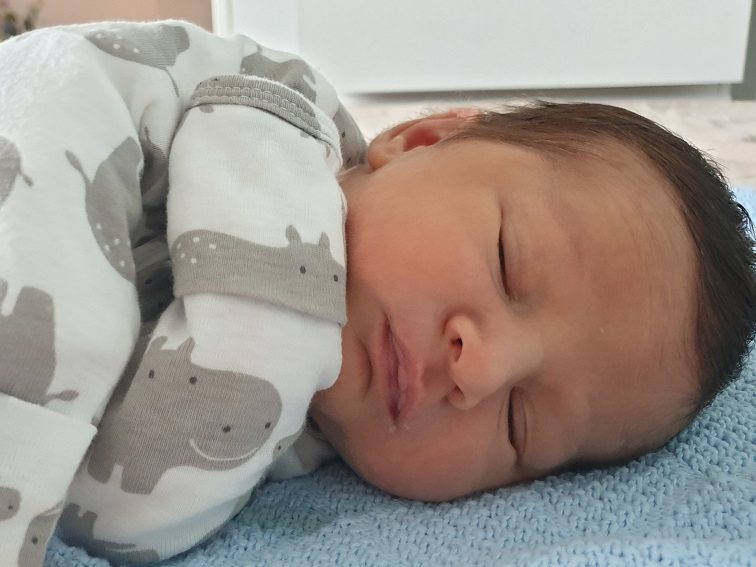
#> input picture baby.jpg, 756 x 567 px
$ python assigment.py
#> lines starting #> are read from the running program, lines starting #| are printed output that depends on the picture; after the words box and inside, x2 and y2 are one past the last pixel; in counts of white or black regions, pixels touching at a corner belong together
import os
import numpy as np
from PIL import Image
import matplotlib.pyplot as plt

# Helper function to display images side by side
def display_images(images, titles, filename):
    plt.figure(figsize=(15, 5))
    for i, (img, title) in enumerate(zip(images, titles)):
        plt.subplot(1, len(images), i + 1)
        plt.imshow(img)
        plt.title(title)
        plt.axis('off')
    plt.tight_layout()
    plt.savefig(filename)
    plt.close()

# Step 1: Print image dimensions and calculate compression rate
img = Image.open("baby.jpg")
#> img is the input picture: PIL image 756x567 RGB; mean R, G, B 156, 146.5, 139
width, height = img.size
#> width = 756; height = 567
print(f"Image Dimensions: {width} x {height} pixels")
#| Image Dimensions: 756 x 567 pixels

# Uncompressed size (RGB, 3 bytes per pixel)
original_size = width * height * 3
#> original_size = 1285956
# Actual file size
compressed_size = os.path.getsize("baby.jpg")
compression_rate = original_size / compressed_size
#> compression_rate = 11.63
print(f"Compression Rate: {compression_rate:.2f}")
#| Compression Rate: 11.63

# Step 2: Brighten the image using Y component
img_ycbcr = img.convert("YCbCr")
#> img_ycbcr: PIL image 756x567 YCbCr; mean of channels 0, 1, 2 148, 122.3, 133
y, cb, cr = img_ycbcr.split()
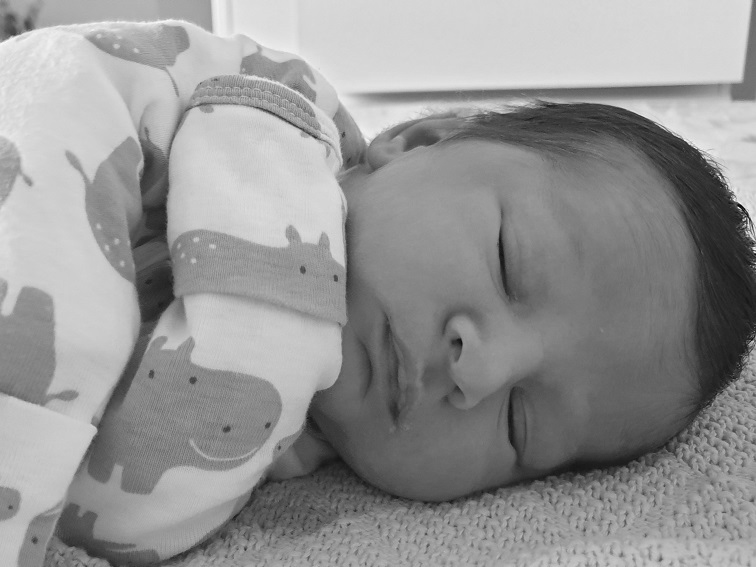
#> y: PIL image 756x567 L; min 5, max 251, mean 148
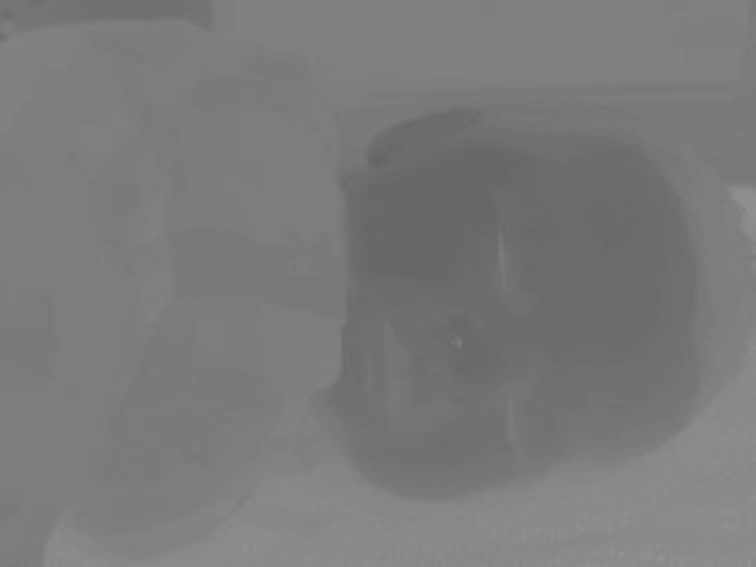
#> cb: PIL image 756x567 L; min 100, max 147, mean 122.3

y_np = np.array(y)
y_np = np.clip(y_np + 50, 0, 255)  # Increase brightness by 50
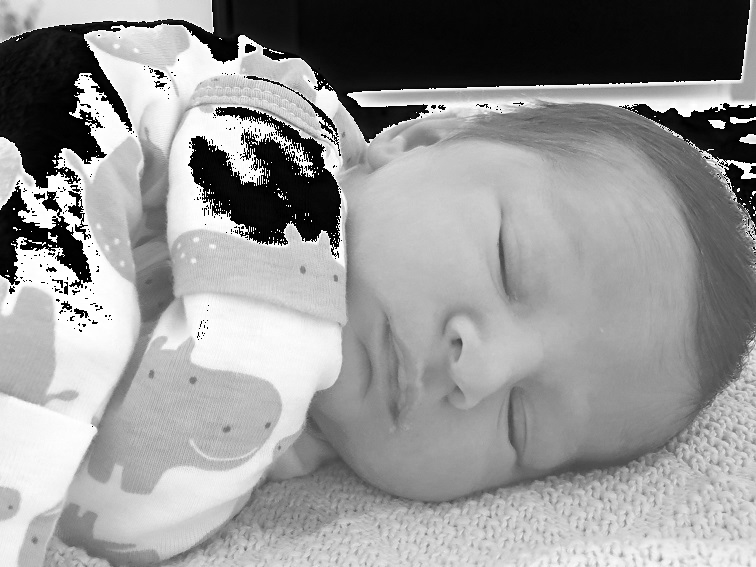
#> y_np: shape (567, 756); min 0, max 255, mean 150.2
y = Image.fromarray(y_np.astype(np.uint8))

img_bright = Image.merge("YCbCr", (y, cb, cr)).convert("RGB")
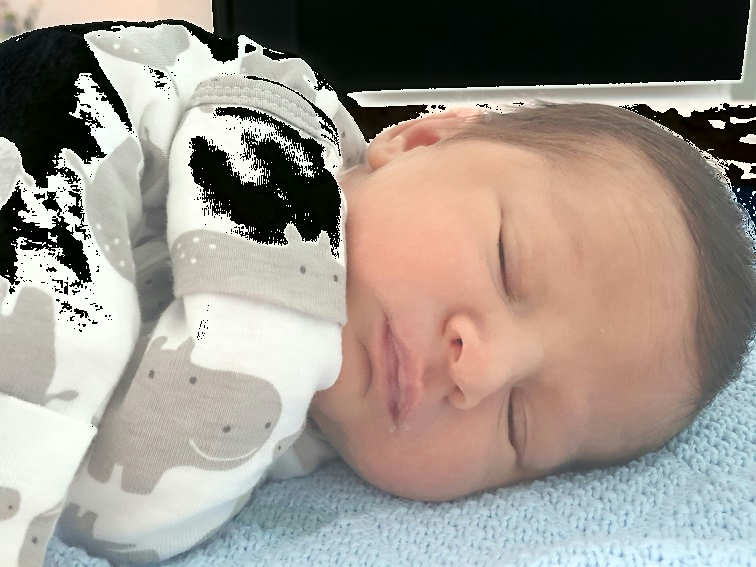
#> img_bright: PIL image 756x567 RGB; mean R, G, B 156.8, 148.1, 139.7
img_bright.save("baby_bright.jpg")

# Step 3: Detect and remove red shades
img_ycbcr = img.convert("YCbCr")
y, cb, cr = img_ycbcr.split()
y_np = np.array(y)
cb_np = np.array(cb)
cr_np = np.array(cr)

# Mask for red tones (Cr between 140 and 180)
mask = (cr_np > 140) & (cr_np < 180)
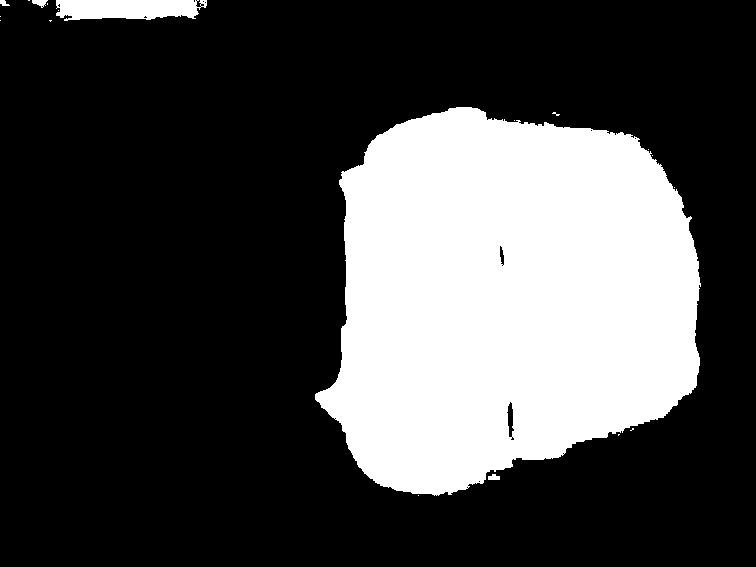
#> mask: shape (567, 756) bool; 27.3% white; 19 white regions (14 under 20 px), largest, box (x1, y1, x2, y2) and area: (315, 107, 701, 496) 114196, (56, 0, 207, 21) 2576, (32, 0, 48, 8) 76, (488, 474, 500, 480) 56, (0, 0, 10, 6) 38
cr_np[mask] = 0
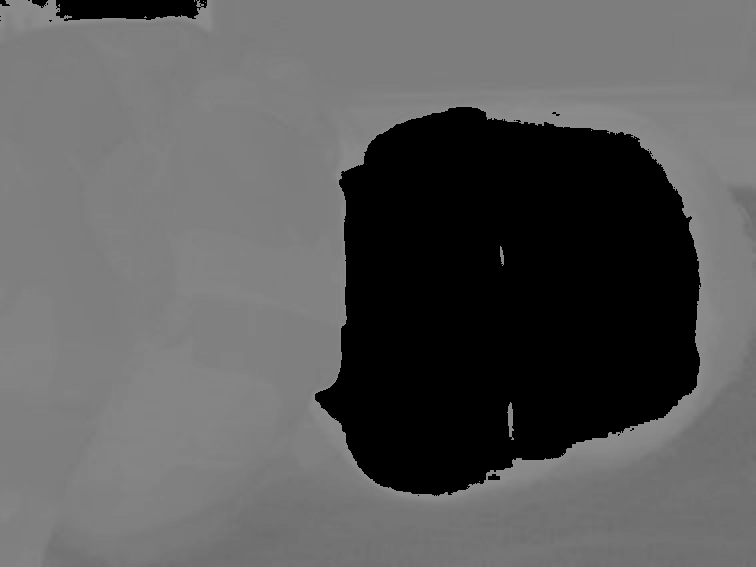
#> cr_np: shape (567, 756); min 0, max 140, mean 91.4

y_img = Image.fromarray(y_np)
cb_img = Image.fromarray(cb_np)
cr_img = Image.fromarray(cr_np)

img_no_red = Image.merge("YCbCr", (y_img, cb_img, cr_img)).convert("RGB")
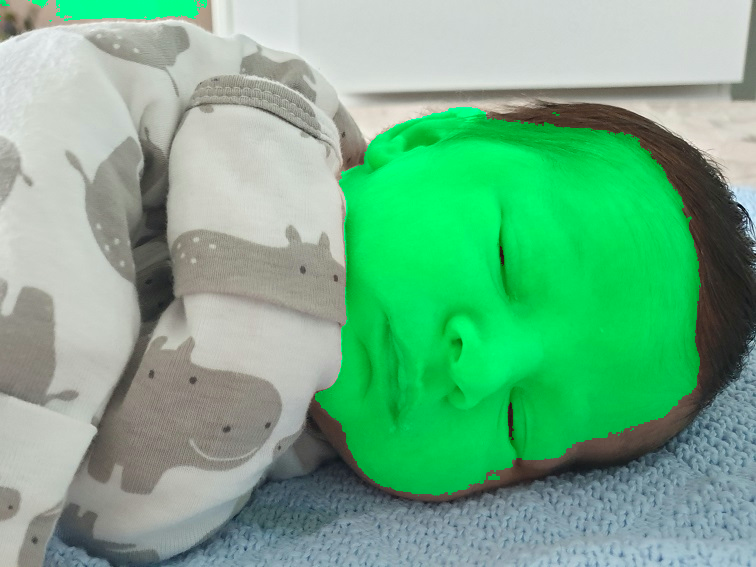
#> img_no_red: PIL image 756x567 RGB; mean R, G, B 113.4, 175.5, 137.3
img_no_red.save("baby_no_red.jpg")

# Step 4: JPEG compression simulation (Cb and Cr downsampling)
cb_small = cb.resize((width // 2, height // 2), Image.BILINEAR)
cr_small = cr.resize((width // 2, height // 2), Image.BILINEAR)

cb_up = cb_small.resize((width, height), Image.BILINEAR)
cr_up = cr_small.resize((width, height), Image.BILINEAR)

img_jpeg_sim = Image.merge("YCbCr", (y, cb_up, cr_up)).convert("RGB")
img_jpeg_sim.save("baby_jpeg_simulated.jpg")

# Step 5: Downsample all components (Y, Cb, Cr)
y_small = y.resize((width // 2, height // 2), Image.BILINEAR)
y_up = y_small.resize((width, height), Image.BILINEAR)

img_all_low = Image.merge("YCbCr", (y_up, cb_up, cr_up)).convert("RGB")
img_all_low.save("baby_all_downsampled.jpg")

# Visualize results: Display all images side by side
images = [img, img_bright, img_no_red, img_jpeg_sim, img_all_low]
titles = ["Original", "Brightened", "Red Tones Removed", "JPEG Simulation", "All Components Downsampled"]
display_images(images, titles, "results_comparison.jpg")
#> the loop in display_images, `for i, (img, title) in enumerate(zip(images, titles)):` made 5 passes
#> title on passes 1 to 5: 'Original', 'Brightened', 'Red Tones Removed', 'JPEG Simulation', 'All Components Downsampled'

print("Results saved: baby_bright.jpg, baby_no_red.jpg, baby_jpeg_simulated.jpg, baby_all_downsampled.jpg")
print("Comparison image saved: results_comparison.jpg")
